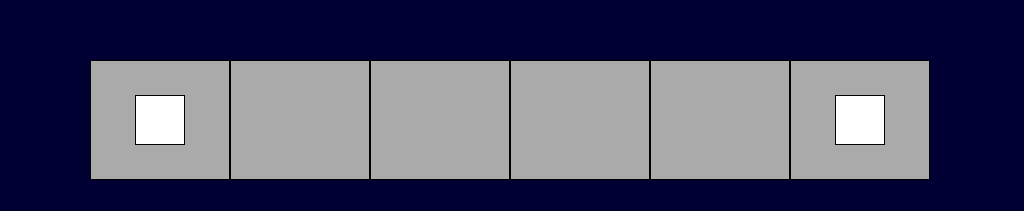
<?xml version="1.0" encoding="UTF-8"?>
<ui version="4.0">
 <class>VehicleAirCompressorPage</class>
 <widget class="QWidget" name="VehicleAirCompressorPage">
  <property name="geometry">
   <rect>
    <x>0</x>
    <y>0</y>
    <width>1024</width>
    <height>211</height>
   </rect>
  </property>
  <property name="windowTitle">
   <string>Form</string>
  </property>
  <property name="styleSheet">
   <string notr="true">QWidget{
	background-color:rgb(0,0,50);
}

QLabel
{

font:24px,&quot;微软雅黑&quot;;
border:1px solid black;
}</string>
  </property>
  <widget class="QLabel" name="LBLTC2">
   <property name="geometry">
    <rect>
     <x>790</x>
     <y>60</y>
     <width>140</width>
     <height>120</height>
    </rect>
   </property>
   <property name="styleSheet">
    <string notr="true">background-color:rgb(170,170,170);</string>
   </property>
   <property name="text">
    <string/>
   </property>
  </widget>
  <widget class="QLabel" name="LBLMP2">
   <property name="geometry">
    <rect>
     <x>650</x>
     <y>60</y>
     <width>140</width>
     <height>120</height>
    </rect>
   </property>
   <property name="styleSheet">
    <string notr="true">background-color:rgb(170,170,170);</string>
   </property>
   <property name="text">
    <string/>
   </property>
  </widget>
  <widget class="QLabel" name="LBLM2">
   <property name="geometry">
    <rect>
     <x>510</x>
     <y>60</y>
     <width>140</width>
     <height>120</height>
    </rect>
   </property>
   <property name="styleSheet">
    <string notr="true">background-color:rgb(170,170,170);</string>
   </property>
   <property name="text">
    <string/>
   </property>
  </widget>
  <widget class="QLabel" name="LBLMP1">
   <property name="geometry">
    <rect>
     <x>230</x>
     <y>60</y>
     <width>140</width>
     <height>120</height>
    </rect>
   </property>
   <property name="styleSheet">
    <string notr="true">background-color:rgb(170,170,170);</string>
   </property>
   <property name="text">
    <string/>
   </property>
  </widget>
  <widget class="QLabel" name="LBLTC1">
   <property name="geometry">
    <rect>
     <x>90</x>
     <y>60</y>
     <width>140</width>
     <height>120</height>
    </rect>
   </property>
   <property name="styleSheet">
    <string notr="true">background-color:rgb(170,170,170);</string>
   </property>
   <property name="text">
    <string/>
   </property>
  </widget>
  <widget class="QLabel" name="LBLM1">
   <property name="geometry">
    <rect>
     <x>370</x>
     <y>60</y>
     <width>140</width>
     <height>120</height>
    </rect>
   </property>
   <property name="styleSheet">
    <string notr="true">background-color:rgb(170,170,170);</string>
   </property>
   <property name="text">
    <string/>
   </property>
  </widget>
  <widget class="QLabel" name="lbl_airCompressor1">
   <property name="geometry">
    <rect>
     <x>135</x>
     <y>95</y>
     <width>50</width>
     <height>50</height>
    </rect>
   </property>
   <property name="styleSheet">
    <string notr="true">background-color: rgb(255, 255, 255);</string>
   </property>
   <property name="text">
    <string/>
   </property>
  </widget>
  <widget class="QLabel" name="lbl_airCompressor2">
   <property name="geometry">
    <rect>
     <x>835</x>
     <y>95</y>
     <width>50</width>
     <height>50</height>
    </rect>
   </property>
   <property name="styleSheet">
    <string notr="true">background-color: rgb(255, 255, 255);</string>
   </property>
   <property name="text">
    <string/>
   </property>
  </widget>
 </widget>
 <resources/>
 <connections/>
</ui>
